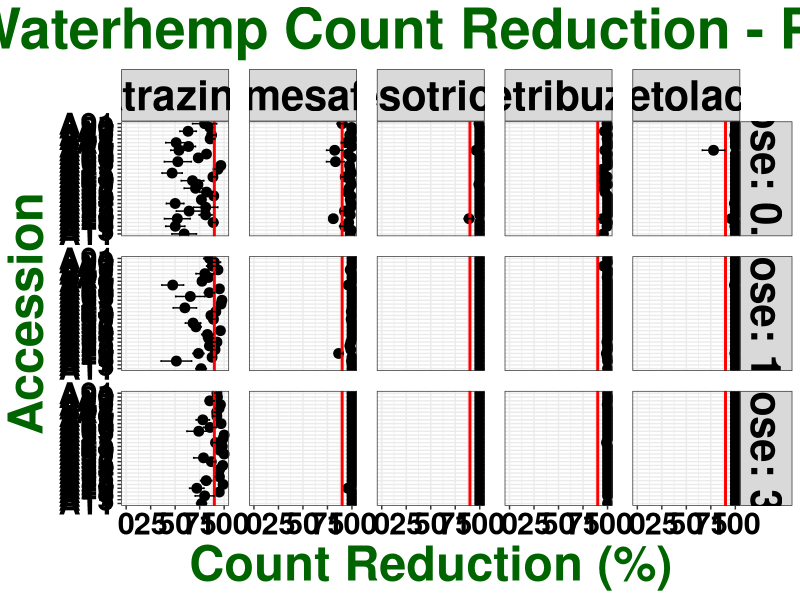

Recreate this plot in R. (Note: this script raises an error after producing the figure.)
## ---- chunk 1

knitr::opts_chunk$set(echo = TRUE)
library(dplyr)
library(ggplot2)
library(ggpubr)
library(car)

## ---- chunk 2

waterhemp <- read.csv("All PRE_Reduction.csv")

str(waterhemp)

waterhemp$run <- as.factor(waterhemp$run)

waterhemp$pop <- as.factor(waterhemp$pop)

waterhemp$Herbicide <- as.factor(waterhemp$Herbicide)

waterhemp$Dose <- as.factor(waterhemp$Dose)

waterhemp$rep <- as.factor(waterhemp$rep)

str(waterhemp)

## ---- chunk 3

summary <- waterhemp %>% 
  group_by(pop, Herbicide, Dose) %>% 
  summarise(n = sum(!is.na(count_red)), 
            mean = mean(count_red, na.rm = TRUE), 
            sd = sd(count_red, na.rm = TRUE),
            se = sd / sqrt(n),
            CI = qnorm(1- 0.05/2) * se)

summary$herb <- factor(summary$Herbicide,
                       levels = c("atrazine", "fomesafen", "mesotrione", "metribuzin", "s-metolachlor"))

summary
            
## ---- chunk 4

dose_labels <- c("0.5x" = "Dose: 0.5x", "1x" = "Dose: 1x", "3x" = "Dose: 3x")

ggplot(summary, aes(x = mean*100, y = pop)) + 
  xlim(0, 100) + 
  geom_point(size = 3) + 
  geom_vline(xintercept = 90, size = 1, colour = "red") +
  geom_errorbar(aes(xmin = (mean*100) - (se*100), xmax = (mean*100) + (se*100), width = 0.5)) + 
  facet_grid(Dose ~ Herbicide, labeller = labeller(Dose = dose_labels)) +
  labs(title = "Waterhemp Count Reduction - PRE", x = "Count Reduction (%)", y = "Accession") + 
  theme_bw() + 
  theme (plot.title = element_text(face = "bold", hjust = 0.5, size = 40, colour = "darkgreen"), 
         axis.title = element_text(face = "bold", size = 35, colour = "darkgreen"), 
         axis.text = element_text(face = "bold", size = 22, colour = "black"),
         strip.text = element_text(face = "bold", size = 30, colour = "black"),
         panel.spacing = unit(1, "lines")) +
  ggsave("RAW COUNTRED_POPxHERBxRATE.jpeg", units="in", width = 18, height = 25, dpi = 600)

